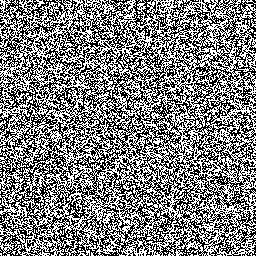
#> input picture 2020/CSAW-Quals/crypto/perfect_secrecy/key.png, 256 x 256 px
$ python key_create.py
#> lines starting #> are read from the running program, lines starting #| are printed output that depends on the picture
from PIL import Image
import random

im = Image.open("key.png")
#> im is the input picture: PIL image 256x256 RGBA; mean R, G, B, A 127.7, 127.7, 127.7, 255
pix = im.load()

black_or_white = [(0,0,0),(255,255,255)]
print(im.size)
#| (256, 256)

for i in range(256):
	for j in range(256):
		pix[i,j] = random.choice(black_or_white)

im.save('key.png')
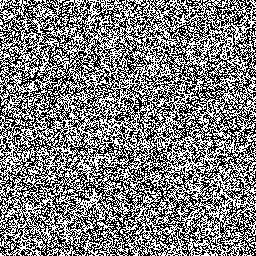
#> saved as key.png: PIL image 256x256 RGBA; mean R, G, B, A 126.8, 126.8, 126.8, 255
